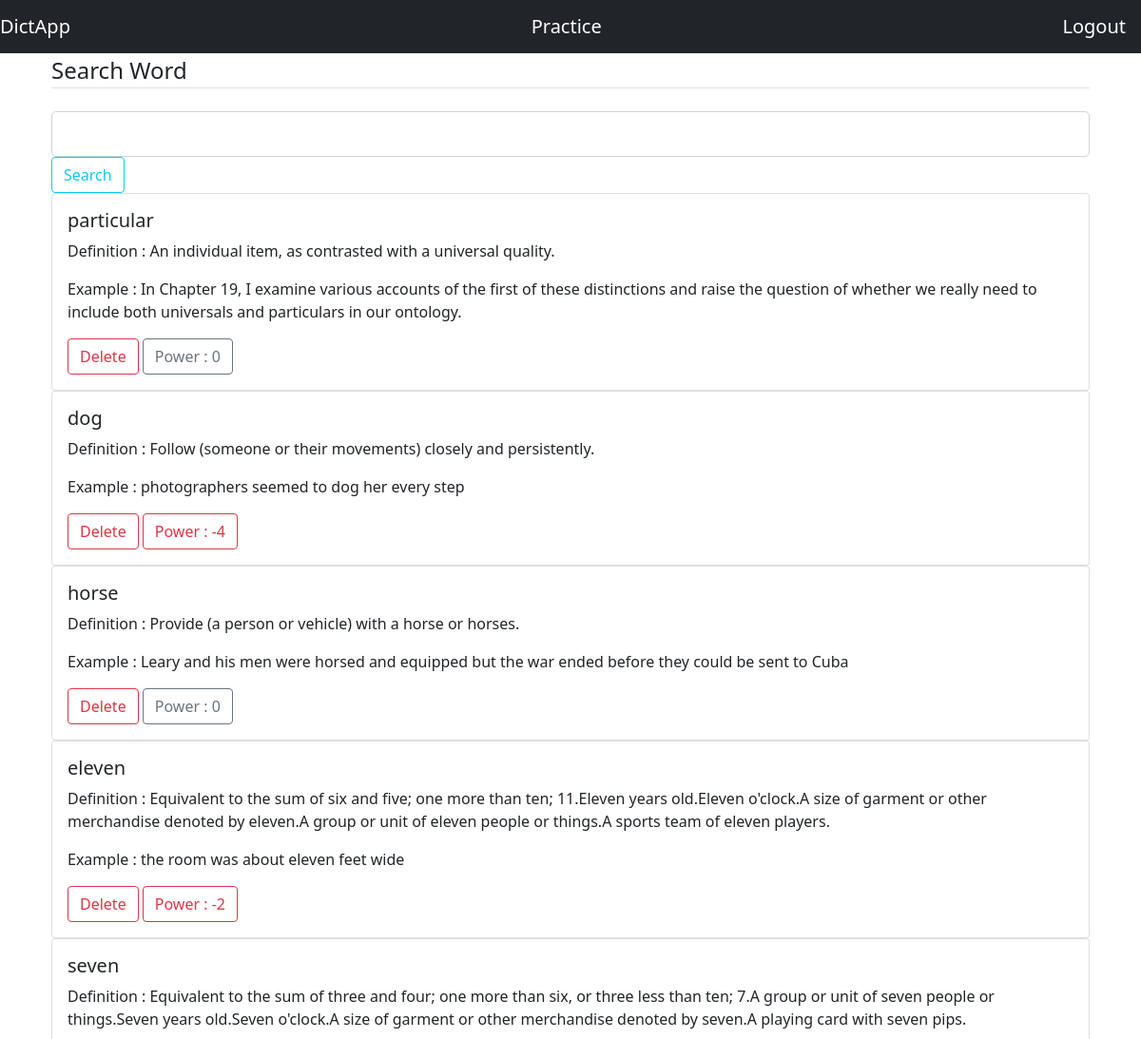
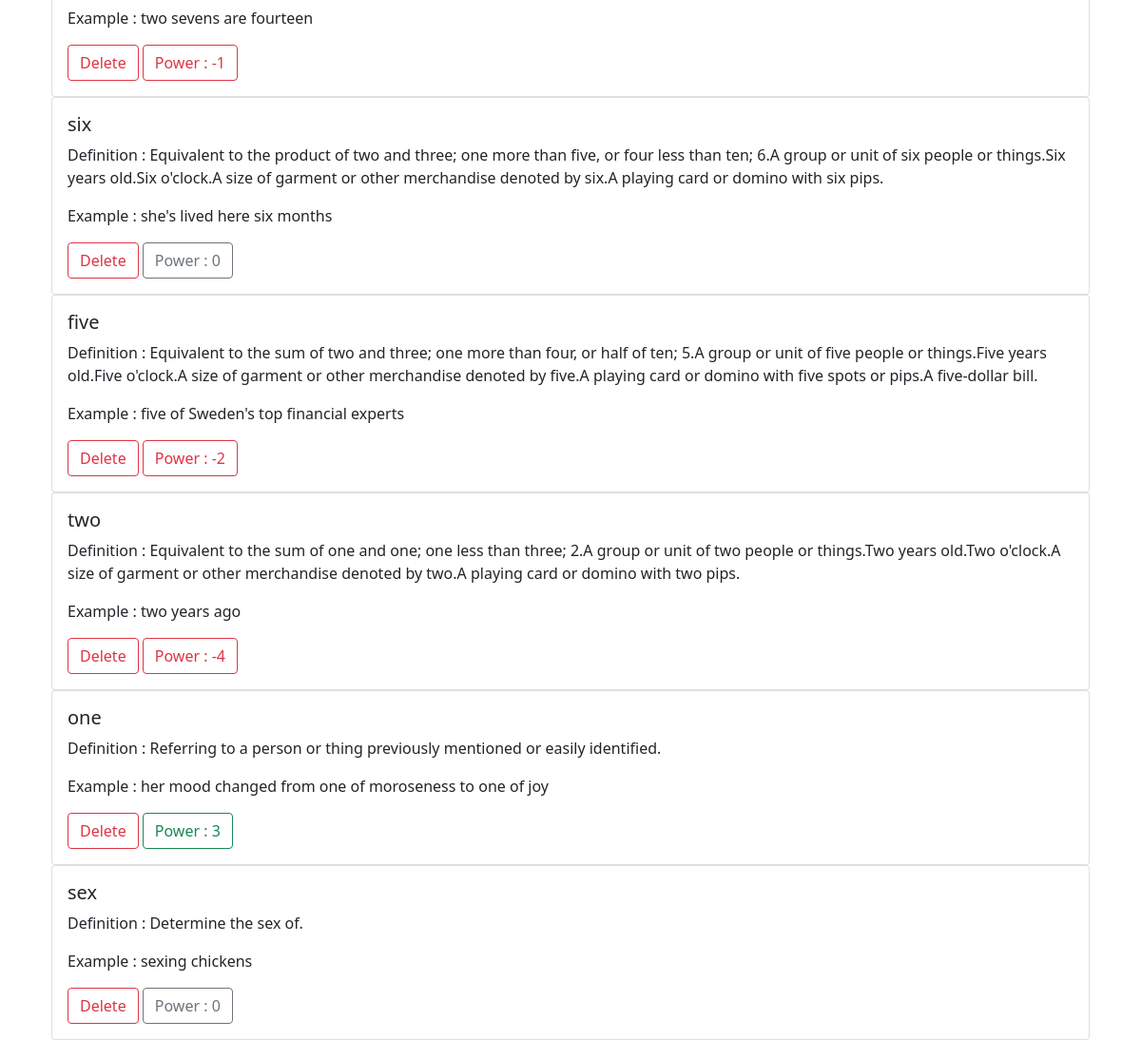
Screenshot of /home (signed in) with the database file from the repository (2 pictures, top to bottom).
### DictApp/models.py (models this page shows, shortened)
class Word(db.Model):
    id = db.Column(db.Integer, primary_key=True)
    word = db.Column(db.String(50),nullable=False)
    definition = db.Column(db.String(1000),nullable=False)
    examples = db.Column(db.String(1000),nullable=False)
    power = db.Column(db.Integer,default=0)
    user_id = db.Column(db.Integer, db.ForeignKey('user.id'), nullable=False)

### DictApp/routes.py (the view, shortened to what this page needs)
@app.route('/home', methods=['GET','POST'])
@login_required
def home():
    practice=0
    try:
        post=Word.query.filter_by(user_id=current_user.id).all()
        if len(post)>= 10:
            practice=1
        post = list(reversed(post))
    except:
        post = None
    form = WordForm()
    form2 = WordInsert()
    return render_template('home.html',posts=post, title="Home", form=form, practice=practice,login_test=1)

### DictApp/form.py
class WordForm(FlaskForm):
    word = StringField('Word', validators=[DataRequired()])
    search = SubmitField('Search')

class WordInsert(FlaskForm):
    word = StringField('Word')
    definition = StringField('Definition')
    examples = StringField('Examples')
    insert = SubmitField('Insert Word')

### DictApp/models.py (called while the page is built)
@login_manager.user_loader
def load_user(user_id):
    return User.query.get(int(user_id))

### DictApp/templates/home.html (shortened to what this page needs)
{% extends "base.html" %}
{% block content %}
<div class="content-section">
    <form id="form" method="POST" action="">
        <fieldset class="form-group">
            <legend class="border-bottom mb-4">Search Word</legend>
            <div class="form-group">
                {% if form.word.errors %}
                    {{ form.word(class="form-control form-control-lg is-invalid") }}
                    <div class="invalid-feedback">
                        {% for errors in form.word.errors %}
                        <span>{{ errors }}</span>
                        {% endfor %}
                    </div>
                {% else %}
                {{ form.word(class="form-control form-control-lg") }}
                {% endif %}
            </div>
        </fieldset>
        <div class="form-group">
            {{ form.search(class="btn btn-outline-info", value="Search") }}
        </div>
    </form>
</div>
{% if posts %}
{% for post in posts %}
<div class="card">
  <div class="card-body">
    <h5 class="card-title">{{post.word}}</h5>
    <p class="card-text">Definition : {{post.definition}}</p>
      <p class="card-text">Example : {{post.examples}}</p>
    <a href="{{post.id}}/delete" class="btn btn-outline-danger">Delete</a>
      {% if post.power > 0 %}
      <a href="#" class="btn btn-outline-success">Power : {{post.power}}</a>
      {% endif %}
      {% if post.power < 0 %}
      <a href="#" class="btn btn-outline-danger">Power : {{post.power}}</a>
      {% endif %}
      {% if post.power == 0 %}
      <a href="#" class="btn btn-outline-secondary">Power : {{post.power}}</a>
      {% endif %}
  </div>
</div>
{% endfor %}
{% endif %}
{% endblock content %}

### DictApp/templates/base.html (shortened to what this page needs)
<!DOCTYPE html>
<html lang="en">
<head>
    <link href="https://cdn.jsdelivr.net/npm/bootstrap@5.0.0-beta3/dist/css/bootstrap.min.css" rel="stylesheet">
</head>
<body>
<nav class="navbar navbar-dark bg-dark">
<a class="navbar-brand" href="/home">DictApp</a>
    {% if practice == 1 %}
    <a class="navbar-brand" href="/practice">Practice</a>
    {% endif %}
    {% if login_test == 1 %}
    <a class="navbar-brand" href="/logout">Logout</a>
    {% endif %}
</nav>
<div class="container">
    <div class="container">
    {% block content %}{% endblock %}
    </div>
</div>
</body>
</html>

### rows the page displays
Word: word "particular", definition "An individual item, as contrasted with a universal quality.", examples "In Chapter 19, I examine various accounts of the first of these distinctions and raise the question of whether we really need to include both universals and particulars in our ontology.", power "0"
Word: word "dog", definition "Follow (someone or their movements) closely and persistently.", examples "photographers seemed to dog her every step", power "-4"
Word: word "horse", definition "Provide (a person or vehicle) with a horse or horses.", examples "Leary and his men were horsed and equipped but the war ended before they could be sent to Cuba", power "0"
Word: word "eleven", definition "Equivalent to the sum of six and five; one more than ten; 11.Eleven years old.Eleven o'clock.A size of garment or other merchandise denoted by eleven.A group or unit of eleven people or things.A sports team of eleven players.", examples "the room was about eleven feet wide", power "-2"
Word: word "seven", definition "Equivalent to the sum of three and four; one more than six, or three less than ten; 7.A group or unit of seven people or things.Seven years old.Seven o'clock.A size of garment or other merchandise denoted by seven.A playing card with seven pips.", examples "two sevens are fourteen", power "-1"
Word: word "six", definition "Equivalent to the product of two and three; one more than five, or four less than ten; 6.A group or unit of six people or things.Six years old.Six o'clock.A size of garment or other merchandise denoted by six.A playing card or domino with six pips.", examples "she's lived here six months", power "0"
Word: word "five", definition "Equivalent to the sum of two and three; one more than four, or half of ten; 5.A group or unit of five people or things.Five years old.Five o'clock.A size of garment or other merchandise denoted by five.A playing card or domino with five spots or pips.A five-dollar bill.", examples "five of Sweden's top financial experts", power "-2"
Word: word "two", definition "Equivalent to the sum of one and one; one less than three; 2.A group or unit of two people or things.Two years old.Two o'clock.A size of garment or other merchandise denoted by two.A playing card or domino with two pips.", examples "two years ago", power "-4"
Word: word "one", definition "Referring to a person or thing previously mentioned or easily identified.", examples "her mood changed from one of moroseness to one of joy", power "3"
Word: word "sex", definition "Determine the sex of.", examples "sexing chickens", power "0"
